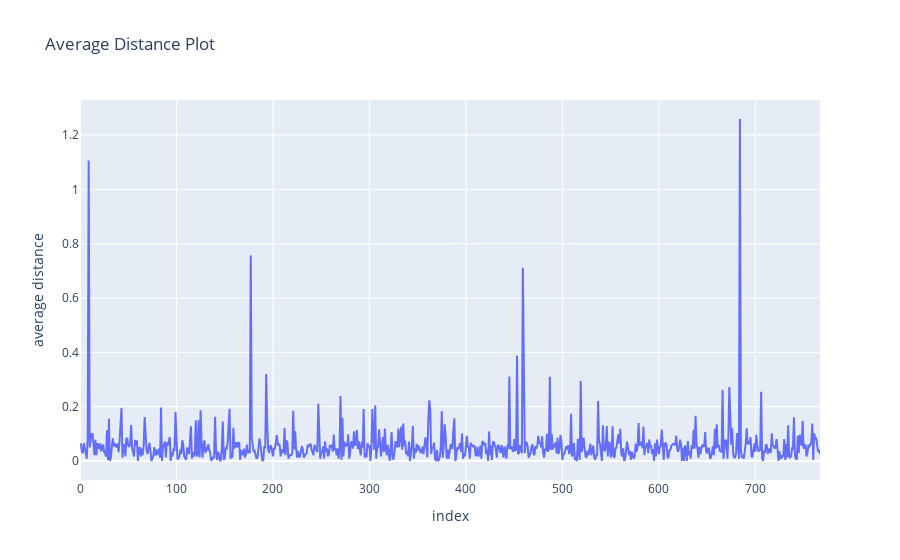

The code cell stored with this chart in its notebook:
### Markdown cell above
## ML Model Evaluation

### Code cell
# The average distances.
distances, indexes = knn.kneighbors(X)

# Visualize the average distances.
fig = px.line(distances.mean(axis=1), title="Average Distance Plot")
fig.update_xaxes(title_text='index')
fig.update_yaxes(title_text='average distance')
fig.update_layout(showlegend=False)
fig.show()

### Figure 1 — Plotly figure (JSON) as saved in the notebook; plotly's stock layout.template omitted (floating-point values rounded to 4 significant figures; data arrays with more than 128 entries replaced by an {"elided": "..."} marker saying what was removed)
{"data": [{"hovertemplate": "variable=0<br>index=%{x}<br>value=%{y}<extra></extra>", "legendgroup": "0", "line": {"color": "#636efa", "dash": "solid"}, "marker": {"symbol": "circle"}, "mode": "lines", "name": "0", "orientation": "v", "showlegend": true, "type": "scatter", "x": {"elided": "768 int values"}, "xaxis": "x", "y": {"elided": "768 float values"}, "yaxis": "y"}], "layout": {"legend": {"title": {"text": "variable"}, "tracegroupgap": 0}, "showlegend": false, "title": {"text": "Average Distance Plot"}, "xaxis": {"anchor": "y", "domain": [0, 1], "title": {"text": "index"}}, "yaxis": {"anchor": "x", "domain": [0, 1], "title": {"text": "average distance"}}}}
